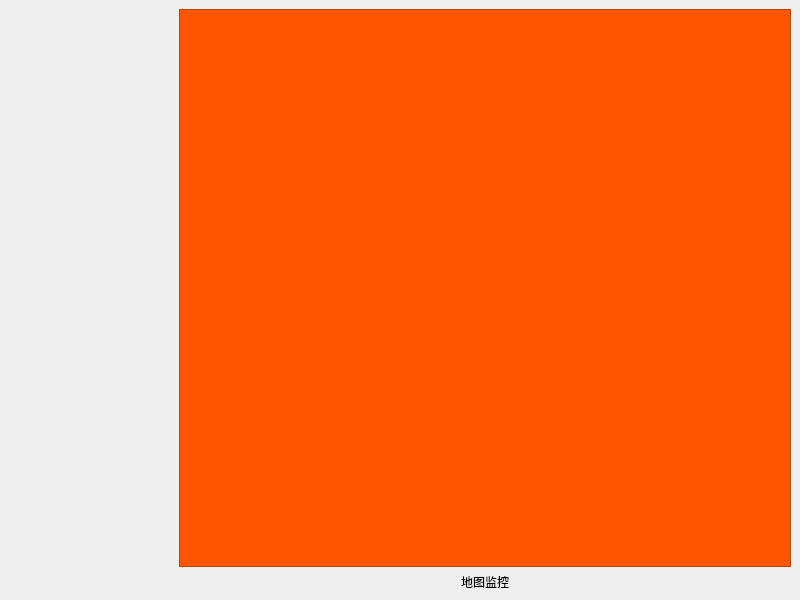
<?xml version="1.0" encoding="UTF-8"?>
<ui version="4.0">
 <class>NavListWidgetForm</class>
 <widget class="QWidget" name="NavListWidgetForm">
  <property name="geometry">
   <rect>
    <x>0</x>
    <y>0</y>
    <width>800</width>
    <height>600</height>
   </rect>
  </property>
  <property name="windowTitle">
   <string>Form</string>
  </property>
  <property name="styleSheet">
   <string notr="true">QListView{
background-color: rgb(255, 85, 0);
}</string>
  </property>
  <layout class="QHBoxLayout" name="horizontalLayout">
   <property name="spacing">
    <number>0</number>
   </property>
   <property name="leftMargin">
    <number>0</number>
   </property>
   <property name="topMargin">
    <number>0</number>
   </property>
   <property name="rightMargin">
    <number>0</number>
   </property>
   <property name="bottomMargin">
    <number>0</number>
   </property>
   <item>
    <widget class="QEXTNavListWidget" name="navListWidget" native="true">
     <property name="minimumSize">
      <size>
       <width>170</width>
       <height>0</height>
      </size>
     </property>
     <property name="maximumSize">
      <size>
       <width>170</width>
       <height>16777215</height>
      </size>
     </property>
     <property name="styleSheet">
      <string notr="true"/>
     </property>
    </widget>
   </item>
   <item>
    <widget class="QStackedWidget" name="stackedWidget">
     <widget class="QWidget" name="page1">
      <layout class="QVBoxLayout" name="verticalLayout">
       <item>
        <widget class="QListView" name="listView">
         <property name="styleSheet">
          <string notr="true"/>
         </property>
        </widget>
       </item>
       <item>
        <widget class="QLabel" name="lab1">
         <property name="text">
          <string>地图监控</string>
         </property>
         <property name="alignment">
          <set>Qt::AlignCenter</set>
         </property>
        </widget>
       </item>
      </layout>
     </widget>
     <widget class="QWidget" name="page2">
      <layout class="QVBoxLayout" name="verticalLayout_2">
       <item>
        <widget class="QLabel" name="lab2">
         <property name="text">
          <string>视频监控</string>
         </property>
         <property name="alignment">
          <set>Qt::AlignCenter</set>
         </property>
        </widget>
       </item>
      </layout>
     </widget>
     <widget class="QWidget" name="page3">
      <layout class="QVBoxLayout" name="verticalLayout_3">
       <item>
        <widget class="QLabel" name="lab3">
         <property name="text">
          <string>设备监控</string>
         </property>
         <property name="alignment">
          <set>Qt::AlignCenter</set>
         </property>
        </widget>
       </item>
      </layout>
     </widget>
    </widget>
   </item>
  </layout>
 </widget>
 <customwidgets>
  <customwidget>
   <class>QEXTNavListWidget</class>
   <extends>QWidget</extends>
   <header>qextNavListWidget.h</header>
   <container>1</container>
  </customwidget>
 </customwidgets>
 <resources/>
 <connections/>
</ui>
